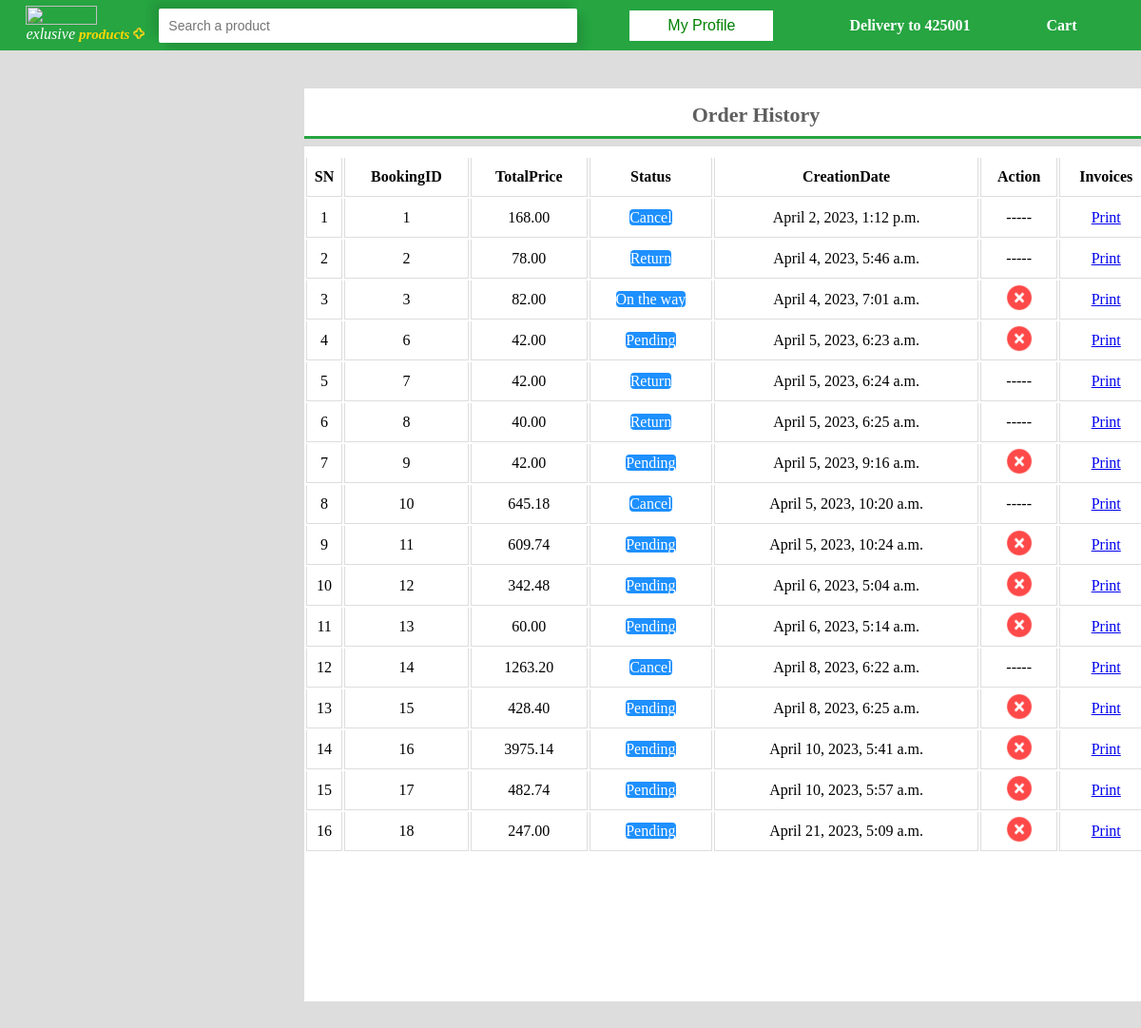
Screenshot of /myorderlist/ (signed in) with the database file from the repository.
### home/models.py (models this page shows, shortened)
class Booking(models.Model):
    user = models.ForeignKey(User, on_delete=models.CASCADE, null=True, blank=True)
    product = models.TextField(default={'objects': []}, null=True, blank=True)
    total = models.CharField(max_length=100, null=True, blank=True)
    status = models.IntegerField(choices=ORDERSTATUS, default=1)
    created = models.DateTimeField(auto_now_add=True)
    updated = models.DateTimeField(auto_now=True)

### home/views.py (the view)
# urls.py: path('myorderlist/', views.myorderlist, name ='myorderlist'),
def myorderlist(request):
    order = Booking.objects.filter(user=request.user)
    return render(request, 'myorderlist.html', locals())

### templates/myorderlist.html (shortened to what this page needs)
{% extends "navigation.html"%}
{% load static%}
{% load static custom_tags %}
{% block body %}
<link rel="stylesheet" href="{% static 'css/myorderlist.css'%}">
<form>
    <div class="container">
        <div class="bar">
            <div class="tex">
                <a>Order History</a>
            </div>
            <div class="mainbar">
                <table class="t1" style="width:100%">
                    <thead>
                    <tr>
                        <th>SN</th>
                        <th>BookingID</th>
                        <th>TotalPrice</th>
                        <th>Status</th>
                        <th>CreationDate</th>
                        <th>Action</th>
                        <th>Invoices<th>
                    </tr>
                    </thead>
                    <tbody>
                    {% for i in order %}
                    <tr>
                        <td>{{forloop.counter}}</td>
                        <td>{{i.id}}</td>
                        <td>{{i.total|floatformat:2}}</td>
                        <td><a href="/user-order-track/{{i.id}}/" class="statuss" title="Track Status">{{i.get_status_display}}</a></td>
                        <td>{{i.created}}</td>
                        <td>
                            {% if i.status < 4 %}
                                <a href="/change-order-status/{{i.id}}/?status=5" class="btn btn-success" title="Cancel Order"><img src="{% static 'cancel.jpg'%}" width="30px" height="30px"></a>
                            {% endif %}
                            {% if i.status == 5 or i.status == 6 %}
                                -----
                            {% endif %}
                        </td>
                        <td ><a href="/pdf_report_create/{{i.id}}/">Print</a></td>
                    </tr>
                    {% endfor %}
                    </tbody>
                </table>
            </div>
        </div>
    </div>
</form>
{% endblock body %}

### static/css/home.css (style rules this page uses)
* { padding: 0; margin: 0; }
body { color: black; background-color:#ddd; }
html { box-sizing: border-box; -webkit-font-smoothing: antialiased; }

### static/css/myorderlist.css (style rules this page uses)
.container { overflow-y:scroll; height: 1000px; width: 1500px; position: fixed; background-color: #ddd; align-items: center; }
.bar { text-align: center; justify-content: center; height: 50px; background-color: white; width: 900px; margin-left:320px; margin-top: 20px; border-bottom: 3px solid #26a541; }
.tex { color: rgb(95,94,94); font-weight:600; font-size: 22px; float: center; margin-top: 40px; padding-top: 15px; margin-left: 50px; padding-bottom: 0; margin-bottom: 0; }
.mainbar { overflow-y: auto; margin-left:0px; margin-top: 20px; width: 900px; background-color: white; height: 2000px; padding-top: 10px; }
th, td { height: 40px; border-bottom: 1px solid #ddd; border-left: 1px solid #ddd; border-right: 1px solid #ddd; border-collapse: collapse; }
.statuss { font-size: 16px; border-radius: 4px; text-decoration: none; background-color:dodgerblue; color: white; }

### rows the page displays
Booking: id "1", total "168.00", status "Cancel", created "April 2, 2023, 1:12 p.m."
Booking: id "2", total "78.00", status "Return", created "April 4, 2023, 5:46 a.m."
Booking: id "3", total "82.00", status "On the way", created "April 4, 2023, 7:01 a.m."
Booking: id "6", total "42.00", status "Pending", created "April 5, 2023, 6:23 a.m."
Booking: id "7", total "42.00", status "Return", created "April 5, 2023, 6:24 a.m."
Booking: id "8", total "40.00", status "Return", created "April 5, 2023, 6:25 a.m."
Booking: id "9", total "42.00", status "Pending", created "April 5, 2023, 9:16 a.m."
Booking: id "10", total "645.18", status "Cancel", created "April 5, 2023, 10:20 a.m."
Booking: id "11", total "609.74", status "Pending", created "April 5, 2023, 10:24 a.m."
Booking: id "12", total "342.48", status "Pending", created "April 6, 2023, 5:04 a.m."
Booking: id "13", total "60.00", status "Pending", created "April 6, 2023, 5:14 a.m."
Booking: id "14", total "1263.20", status "Cancel", created "April 8, 2023, 6:22 a.m."
Booking: id "15", total "428.40", status "Pending", created "April 8, 2023, 6:25 a.m."
Booking: id "16", total "3975.14", status "Pending", created "April 10, 2023, 5:41 a.m."
Booking: id "17", total "482.74", status "Pending", created "April 10, 2023, 5:57 a.m."
Booking: id "18", total "247.00", status "Pending", created "April 21, 2023, 5:09 a.m."
